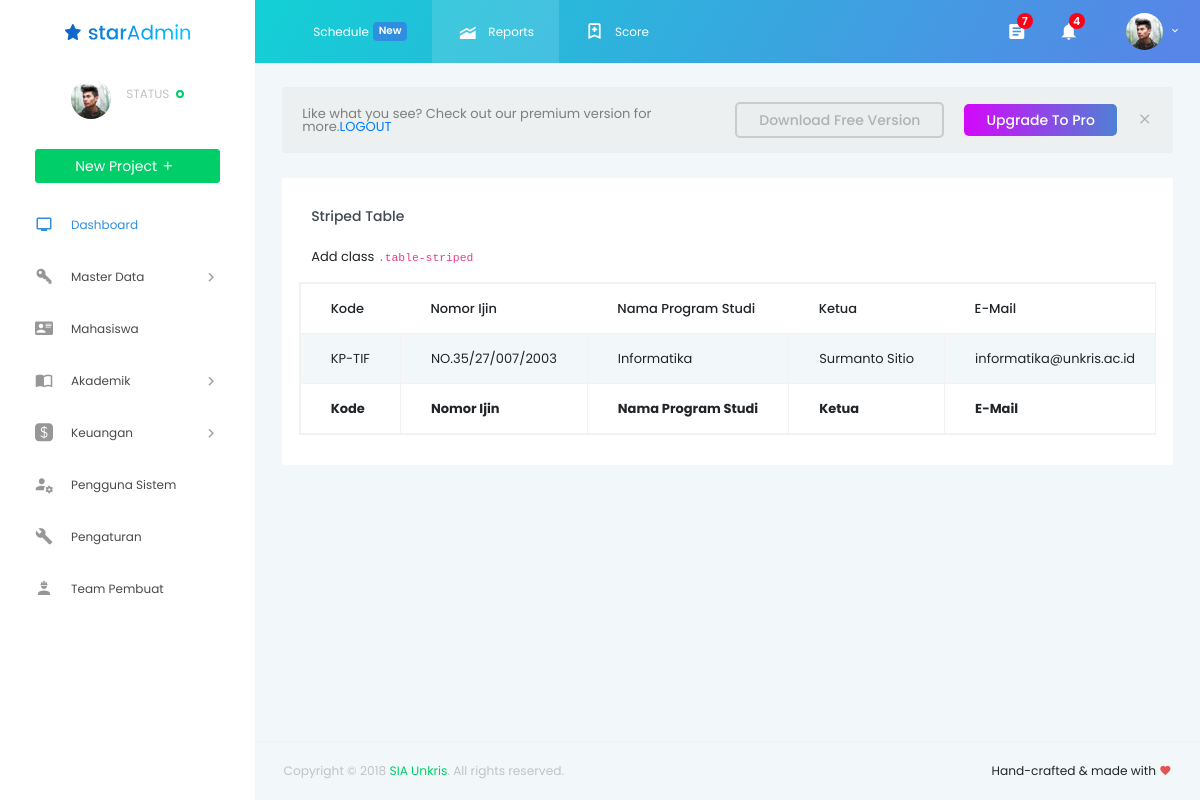
Page /prodi/index.php on the committed database.
### tables this page shows
CREATE TABLE `data_prodi` (
  `kode` varchar(100) NOT NULL,
  `no_ijin` varchar(100) NOT NULL,
  `nama_prodi` varchar(100) NOT NULL,
  `ketua_prodi` varchar(100) NOT NULL,
  `email` varchar(100) NOT NULL,
  `status` varchar(100) NOT NULL
);

### prodi/index.php (the view, shortened to what this page needs)
<!DOCTYPE html>
<html lang="en">
<?php require "../koneksi.php"; ?>
<head>
  <link rel="stylesheet" href="../vendors/iconfonts/mdi/css/materialdesignicons.min.css">
  <link rel="stylesheet" href="../vendors/css/vendor.bundle.base.css">
  <link rel="stylesheet" href="../vendors/css/vendor.bundle.addons.css">
  <link rel="stylesheet" href="../public/css/style.css">
</head>
<body>
  <div class="container-scroller">
      <?php require "../partials/_navbar.php"; ?>
    <div class="container-fluid page-body-wrapper">
      <?php require "../partials/_sidebar.php"; ?>
      <div class="main-panel">
        <div class="content-wrapper">
          <div class="row purchace-popup">
            <div class="col-12">
              <span class="d-block d-md-flex align-items-center">
                <p>Like what you see? Check out our premium version for more.<a href="../sistem/logout.php">LOGOUT</a></p>
                <a class="btn ml-auto download-button d-none d-md-block" href="https://github.com/BootstrapDash/StarAdmin-Free-Bootstrap-Admin-Template" target="_blank">Download Free Version</a>
                <a class="btn purchase-button mt-4 mt-md-0" href="https://www.bootstrapdash.com/product/star-admin-pro/" target="_blank">Upgrade To Pro</a>
                <i class="mdi mdi-close popup-dismiss d-none d-md-block"></i>
              </span>
            </div>
          </div>
          <div class="row">
		  <div class="col-lg-12 grid-margin stretch-card">
              <div class="card">
                <div class="card-body">
                  <h4 class="card-title">Striped Table</h4>
                  <p class="card-description">
                    Add class
                    <code>.table-striped</code>
				  </p>
				  <div class="m-form m-form--label-align-right m--margin-top-20 m--margin-bottom-30">
          <div class="row">
          <?php
          $sql = 'SELECT kode, no_ijin, nama_prodi, ketua_prodi, email, status FROM data_prodi';
          $query = mysqli_query($conn, $sql);
          echo '<table id="example" class="table table-striped table-bordered table-responsive" style="width:100%">
            <thead>
            <tr>
                <th>Kode</th>
                <th>Nomor Ijin</th>
                <th>Nama Program Studi</th>
                <th>Ketua</th>
                <th>E-Mail</th>
                <th>Status</th>
                <th>Action</th>
            </tr>
            </thead>
                <tbody>';
                      while ($row = mysqli_fetch_array($query)) {
                        echo "<tr>";
                        echo "<td>".$row['kode']."</td>";
                        echo "<td>".$row['no_ijin']."</td>";
                        echo "<td>".$row['nama_prodi']."</td>";
                        echo "<td>".$row['ketua_prodi']."</td>";
                        echo "<td>".$row['email']."</td>";
                        echo "<td align='center'><a href='form-edit.php?kode=$row[kode]'>Edit</a> | <a href='delete.php?kode=$row[kode]'>Delete</a></td></tr>";
                      }
                      echo '
              </tbody>
              <tfoot>
                <tr>
                <th>Kode</th>
                <th>Nomor Ijin</th>
                <th>Nama Program Studi</th>
                <th>Ketua</th>
                <th>E-Mail</th>
                <th>Status</th>
                <th>Action</th>
                </tr>
            </tfoot>
            </table>';
                      ?>
                  </div>
                  </div>
                </div>
              </div>
            </div>
		  </div>
        </div>
        <?php require "../partials/_fotter.php"; ?>
      </div>
    </div>
  </div>
</body>
</html>

### prodi/index.php (style rules this page uses)
table { width:100%; }

### rows in the picture
data_prodi: kode "KP-TIF", no_ijin "NO.35/27/007/2003", nama_prodi "Informatika", ketua_prodi "Surmanto Sitio", email "informatika@unkris.ac.id"
